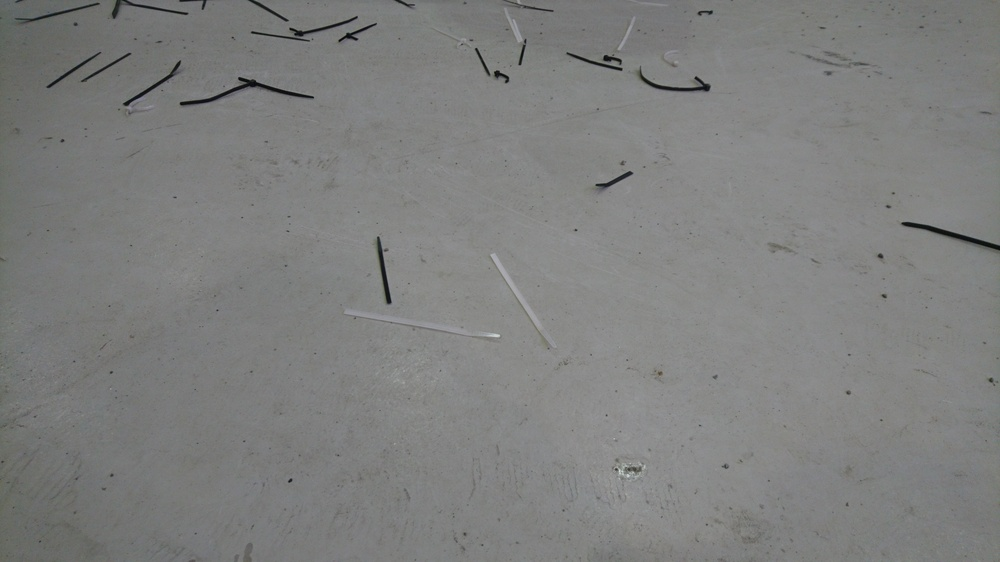
%> input picture TestaSmutsDetektering/DSC_0324.JPG, 1000 x 562 px, shrunk from 3840 x 2160 before the run
$ octave main.m   (GNU Octave 9; MATLAB toolbox functions it lacks are replaced by stand-ins)
%> lines starting %> are read from the running program, lines starting %| are printed output that depends on the picture; in (x1, y1, x2, y2) boxes, pixels count from 0 and x2, y2 are one past the last pixel; in counts of white or black regions, pixels touching at a corner belong together; the program's own positions count from 1
clear all; clc; clf;
I = imread('DSC_0324.JPG');
%> I is the input picture: size 562x1000x3 uint8; mean R, G, B 126.3, 126.9, 125.9

%image(I);
%imshow(I);


a = edge(rgb2gray(I),'Roberts');
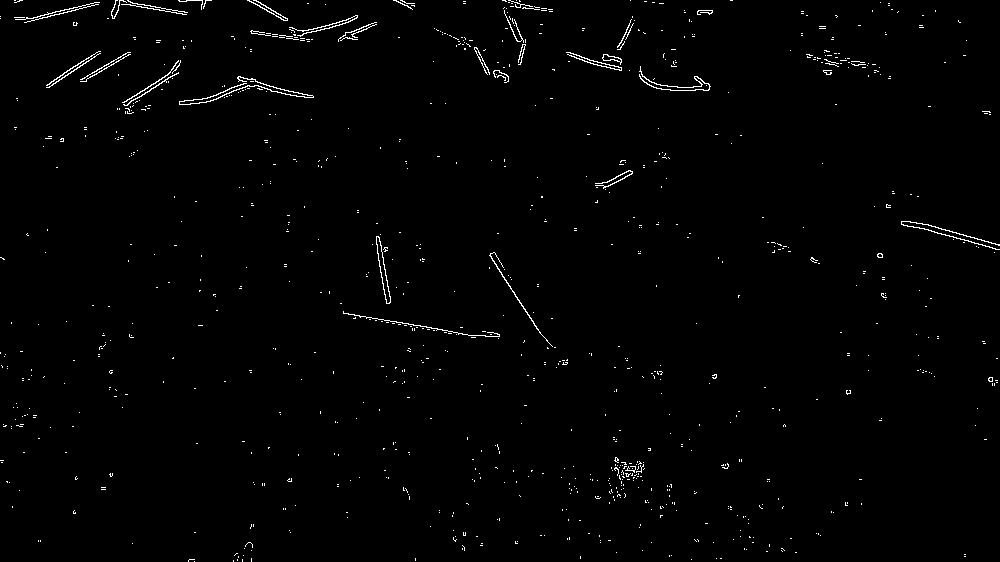
%> a: size 562x1000 logical; 1.1% white in thin lines or dots
b = edge(rgb2gray(I),'Prewitt');
%> b: size 562x1000 logical; 1.1% white in thin lines or dots
c = edge(rgb2gray(I),'Sobel');
%> c: size 562x1000 logical; 1.1% white in thin lines or dots

d = edge(rgb2gray(I),'Roberts',0);
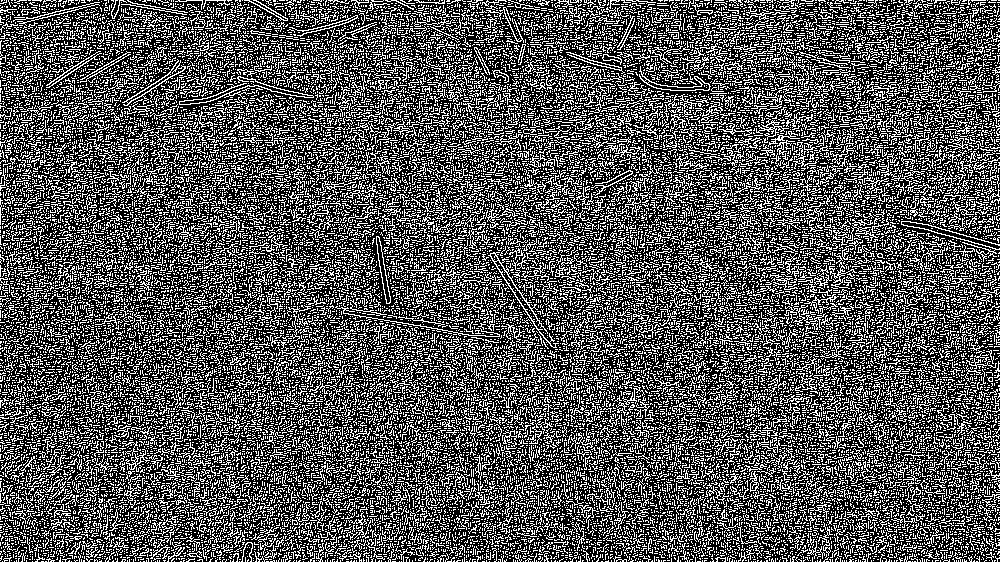
%> d: size 562x1000 logical; 32.9% white in thin lines or dots
e = edge(rgb2gray(I),'Roberts',0.05);
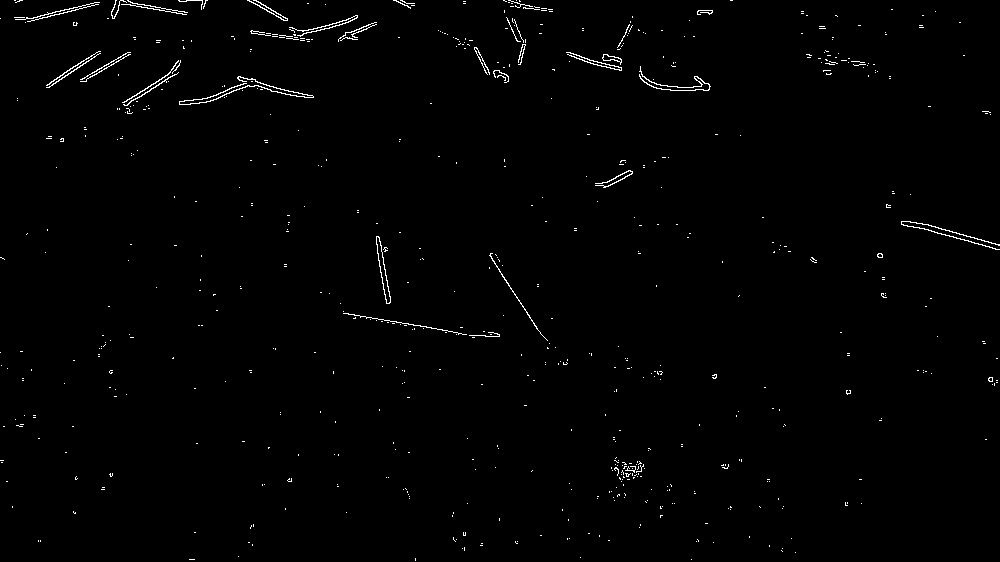
%> e: size 562x1000 logical; 0.9% white in thin lines or dots

subplot(3,2,1)
imshow(a);

subplot(3,2,2)
imshow(b);

subplot(3,2,3)
imshow(c);

subplot(3,2,4)
imshow(I);

subplot(3,2,5)
imshow(d);

subplot(3,2,6)
imshow(e);

%%
I = rgb2gray(imread('DSC_0324.JPG'));
%> I: size 562x1000 uint8; min 6, max 216, mean 126.6

[~, threshold] = edge(I,'Sobel');
%> threshold = 0.0364
fudgeFactor = 0.9;
x = edge(I,'Sobel', threshold * fudgeFactor);
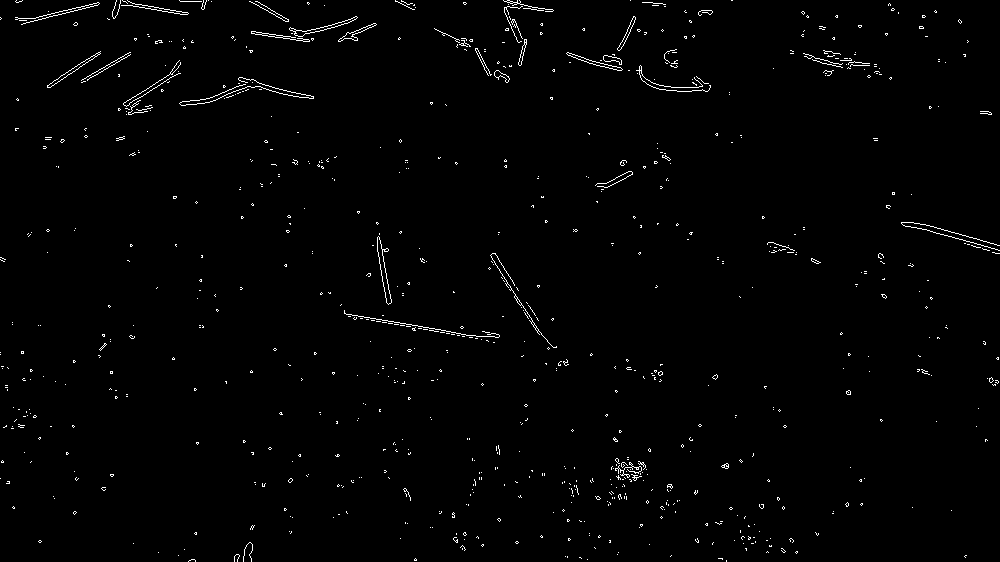
%> x: size 562x1000 logical; 1.2% white in thin lines or dots
se90 = strel('line',4,90);
se0 = strel('line',4,0);
xdil = imdilate(x,[se90,se0]);
%> xdil: size 562x1000 logical; 7.8% white; 444 white regions (3 under 20 px), largest, box (x1, y1, x2, y2) and area: (177, 75, 316, 108) 1571, (338, 302, 502, 345) 1477, (486, 251, 559, 352) 1352
xfill = imfill(xdil,'holes');
%> xfill: size 562x1000 logical; 7.8% white; 444 white regions (3 under 20 px), largest, box (x1, y1, x2, y2) and area: (177, 75, 316, 108) 1571, (338, 302, 502, 345) 1480, (486, 251, 559, 352) 1352
xnobord = imclearborder(xfill,4);
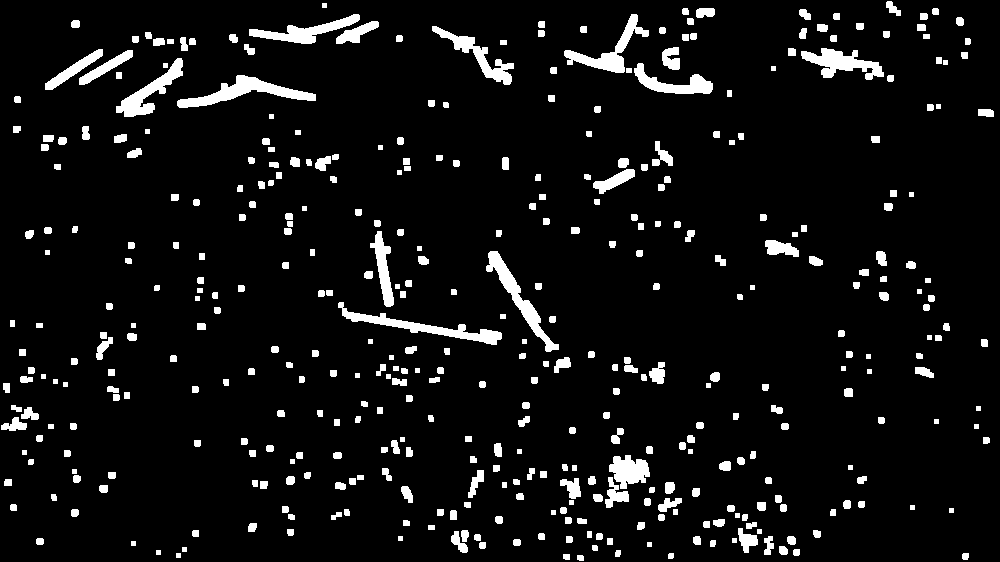
%> xnobord: size 562x1000 logical; 6.7% white; 418 white regions, largest, box (x1, y1, x2, y2) and area: (177, 75, 316, 108) 1571, (338, 302, 502, 345) 1480, (486, 251, 559, 352) 1352
seD = strel('diamond',1);
xfinal = imerode(xnobord,seD);
%> xfinal: size 562x1000 logical; 4.4% white; 423 white regions (134 under 20 px), largest, box (x1, y1, x2, y2) and area: (178, 76, 315, 107) 1268, (487, 252, 558, 351) 1099, (343, 309, 501, 344) 1080
xfinal = imerode(xfinal,seD);
%> xfinal: size 562x1000 logical; 2.5% white; 443 white regions (359 under 20 px), largest, box (x1, y1, x2, y2) and area: (179, 77, 314, 106) 974, (488, 253, 557, 350) 856, (118, 60, 181, 115) 764
xoutline = bwperim(xfinal);
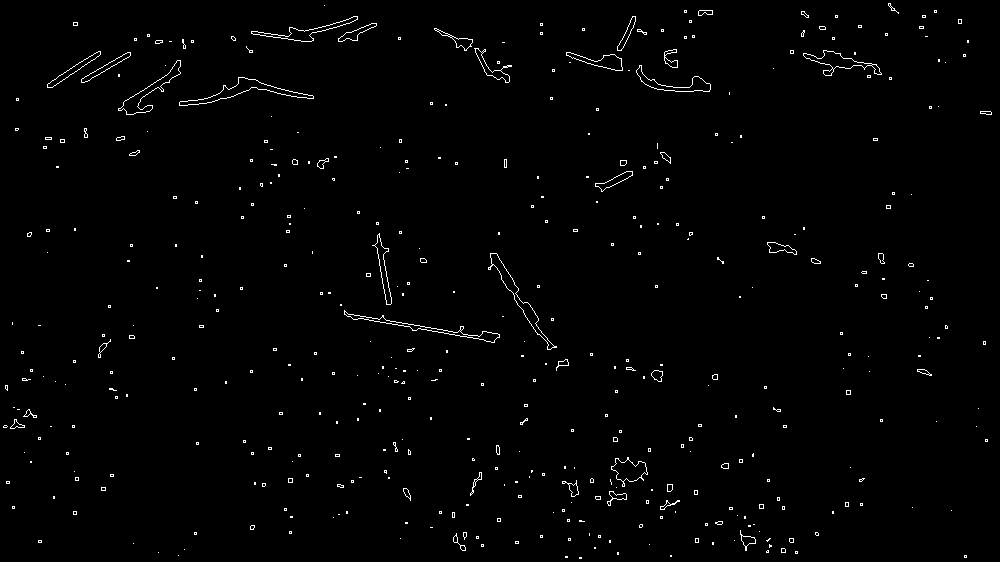
%> xoutline: size 562x1000 logical; 1.2% white in thin lines or dots
Segout = I;
Segout(xoutline) = 255;
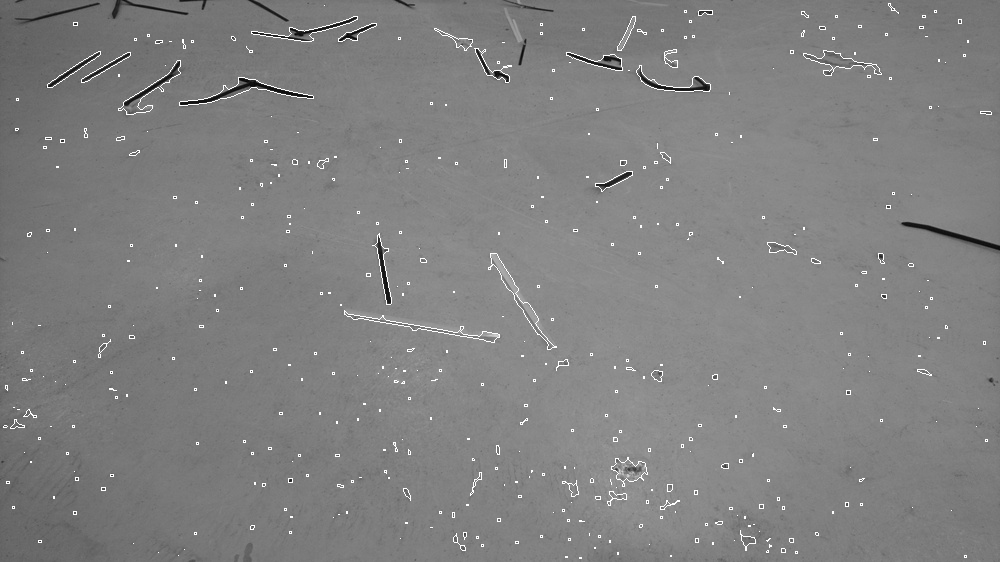
%> Segout: size 562x1000 uint8; min 6, max 255, mean 128.2
figure, imshow(Segout)
